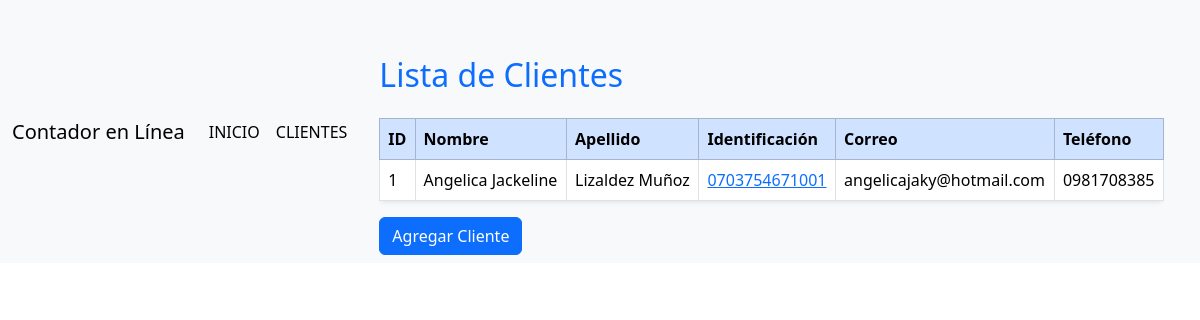
Page /declaraciones/ on the earlier database version.
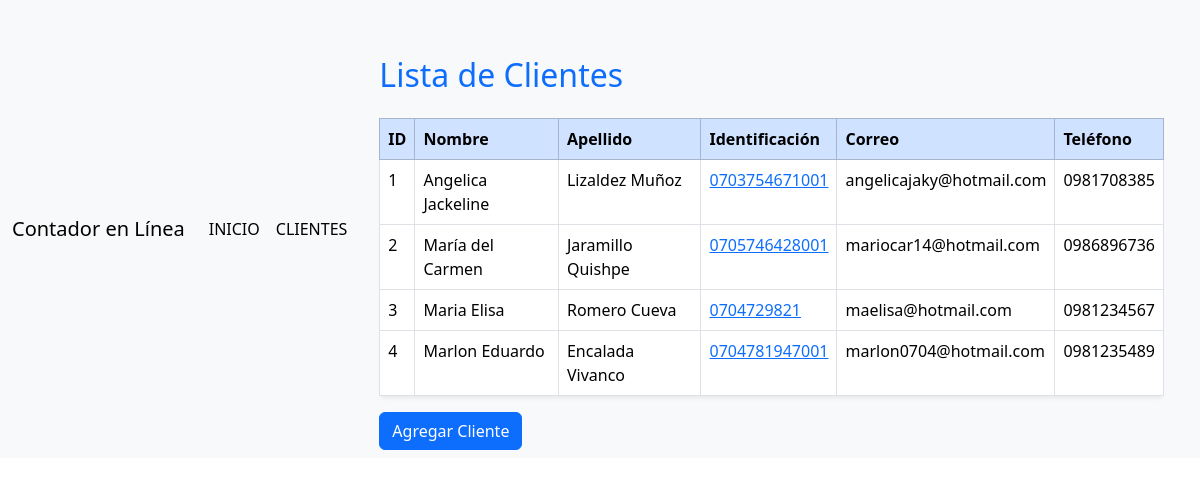
Same page on the later database version.
### declaraciones/models.py (models this page shows, shortened)
class Cliente(models.Model):
    tipoIdentificacion = models.CharField(max_length=50)
    numeroIdentificacion = models.CharField(max_length=20, unique=True)
    nombre = models.CharField(max_length=100)
    apellido = models.CharField(max_length=100)
    direccion = models.CharField(max_length=255)
    email = models.EmailField()
    telefono = models.CharField(max_length=15)

### declaraciones/views.py (the view)
# urls.py: path('', views.index, name='index'),
def index(request):
    clientes = Cliente.objects.all()
    return render(request, 'lista_clientes.html', {'clientes': clientes})

### declaraciones/templates/lista_clientes.html
{% extends 'base.html' %}
{% block content %}
<div class="container mt-5">
    <h2 class="mb-4 text-primary">Lista de Clientes</h2>
    <div class="table-responsive">
        <table class="table table-bordered rounded shadow-sm">
        <thead class="table-primary">
            <tr>
                <th>ID</th>
                <th>Nombre</th>
                <th>Apellido</th>
                <th>Identificación</th>
                <th>Correo</th>
                <th>Teléfono</th>
            </tr>
        </thead>
        <tbody>
            {% for cliente in clientes %}
            <tr>
                <td>{{ cliente.id }}</td>
                <td>{{ cliente.nombre }}</td>
                <td>{{ cliente.apellido }}</td>
                <td>
                    <a href= "{% url 'detalle_cliente' cliente.numeroIdentificacion %}">{{ cliente.numeroIdentificacion }}</a>
                </td>
                <td>{{ cliente.email }}</td>
                <td>{{ cliente.telefono }}</td>
            </tr>
            {% empty %}
            <tr>
                <td colspan="5" class="text-center text-muted">No hay clientes registrados.</td>
            </tr>
            {% endfor %}
        </tbody>
    </table>
    <a href="{% url 'formulario_cliente' %}" class="btn btn-primary">Agregar Cliente</a>
</div>
{% endblock %}

### templates/base.html (shortened to what this page needs)
<!DOCTYPE html>
<html lang="en">
<head>
    <link href="https://cdn.jsdelivr.net/npm/bootstrap@5.3.7/dist/css/bootstrap.min.css" rel="stylesheet">
</head>
<body>
    <nav class="navbar navbar-expand-lg navbar-light bg-light">
        <div class="container-fluid">
            <a class="navbar-brand" href="{% url 'index' %}">Contador en Línea</a>
            <div class="collapse navbar-collapse" id="navbarNav">
                <ul class="navbar-nav">
                    <li class="nav-item">
                        <a class="nav-link active" href="{% url 'index' %}">
                            INICIO
                        </a>
                    </li>
                    <li class="nav-item">
                        <a class="nav-link active" href="{% url 'listar_clientes' %}">
                            CLIENTES
                        </a>
                    </li>
                </ul>
            </div>
    <div class="container">
        {%block content%}
        {% endblock %}
    </div>
</body>
</html>

Differences in the rows shown:
added Cliente: id "2", nombre "María del Carmen", apellido "Jaramillo Quishpe", numeroIdentificacion "0705746428001", email "mariocar14@hotmail.com", telefono "0986896736"
added Cliente: id "3", nombre "Maria Elisa", apellido "Romero Cueva", numeroIdentificacion "0704729821", email "maelisa@hotmail.com", telefono "0981234567"
added Cliente: id "4", nombre "Marlon Eduardo", apellido "Encalada Vivanco", numeroIdentificacion "0704781947001", email "marlon0704@hotmail.com", telefono "0981235489"
